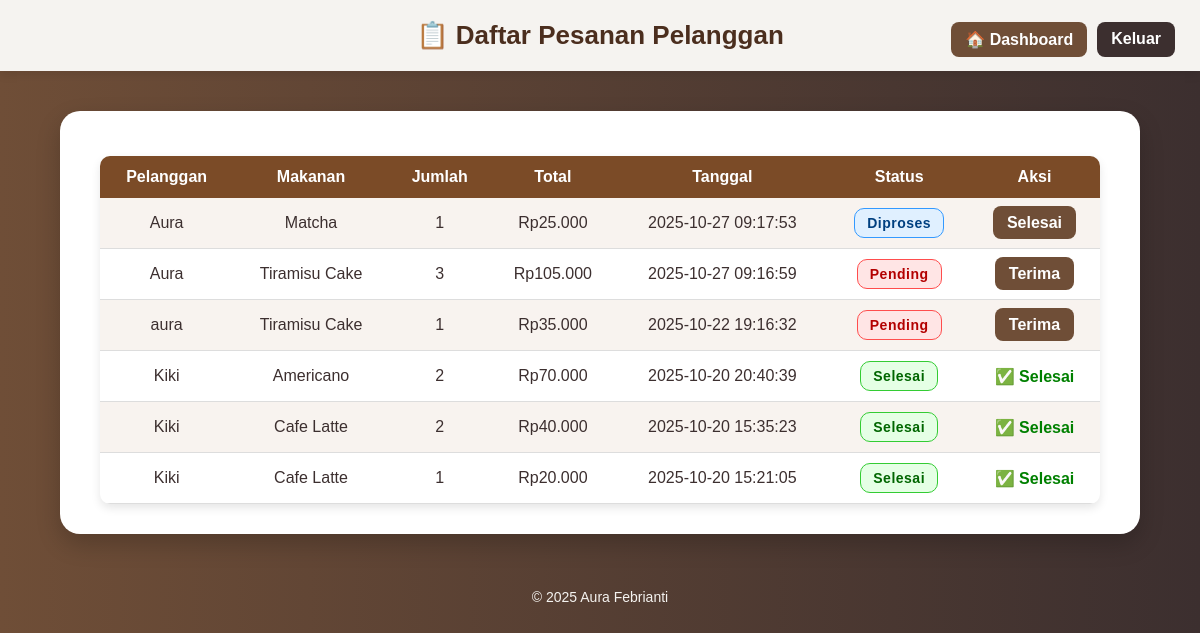
The app's page /admin/orders.php (signed in) with its own data.
### tables this page shows
CREATE TABLE `orders` (
  `id` int(11) NOT NULL,
  `user_id` int(11) DEFAULT NULL,
  `menu_id` int(11) DEFAULT NULL,
  `quantity` int(11) DEFAULT NULL,
  `total_price` decimal(10,2) DEFAULT NULL,
  `order_date` datetime DEFAULT current_timestamp(),
  `status` enum('pending','diproses','selesai') DEFAULT 'pending'
);

CREATE TABLE `users` (
  `id` int(11) NOT NULL,
  `name` varchar(100) DEFAULT NULL,
  `email` varchar(100) DEFAULT NULL,
  `password` varchar(255) DEFAULT NULL,
  `role` enum('admin','customer') DEFAULT 'customer'
);

CREATE TABLE `menu` (
  `id` int(11) NOT NULL,
  `name` varchar(100) DEFAULT NULL,
  `category` varchar(50) DEFAULT NULL,
  `price` decimal(10,2) DEFAULT NULL,
  `image` varchar(255) DEFAULT NULL,
  `description` text DEFAULT NULL
);

### admin/orders.php (the view, shortened to what this page needs)
<?php
include '../config/db.php';
$orders = mysqli_query($conn, "
    SELECT o.*, u.name AS customer, m.name AS menu_name
    FROM orders o
    JOIN users u ON o.user_id=u.id
    JOIN menu m ON o.menu_id=m.id
    ORDER BY o.id DESC
");
?>
<!DOCTYPE html>
<html lang="id">
<head>
</head>
<body>
<div class="header">
    <h2>📋 Daftar Pesanan Pelanggan</h2>
    <div class="btn-container">
        <a href="index.php" class="btn">🏠 Dashboard</a>
        <a href="../logout.php" class="btn logout" onclick="return confirm('Anda yakin ingin keluar dari akun?')">Keluar</a>
    </div>
</div>
<div class="container">
    <table>
        <tr>
            <th>Pelanggan</th>
            <th>Makanan</th>
            <th>Jumlah</th>
            <th>Total</th>
            <th>Tanggal</th>
            <th>Status</th>
            <th>Aksi</th>
        </tr>
        <?php while($r = mysqli_fetch_assoc($orders)) { ?>
        <tr>
            <td><?= htmlspecialchars($r['customer']) ?></td>
            <td><?= htmlspecialchars($r['menu_name']) ?></td>
            <td><?= $r['quantity'] ?></td>
            <td>Rp<?= number_format($r['total_price'], 0, ',', '.') ?></td>
            <td><?= $r['order_date'] ?></td>
            <td>
                <span class="status <?= $r['status'] ?>">
                    <?= htmlspecialchars($r['status']) ?>
                </span>
            </td>
            <td>
                <?php if ($r['status'] == 'pending') { ?>
                    <a class="btn" href="?update=<?= $r['id'] ?>&status=diproses" onclick="return confirm('Terima pesanan ini?')">Terima</a>
                <?php } elseif ($r['status'] == 'diproses') { ?>
                    <a class="btn" href="?update=<?= $r['id'] ?>&status=selesai" onclick="return confirm('Tandai pesanan selesai?')">Selesai</a>
                <?php } else { ?>
                    ✅ <span style="color:green;font-weight:bold;">Selesai</span>
                <?php } ?>
            </td>
        </tr>
        <?php } ?>
    </table>
</div>
<footer>
    &copy; <?= date('Y'); ?> Aura Febrianti
</footer>
</body>
</html>

### admin/orders.php (style rules this page uses)
body { font-family: 'Poppins', sans-serif; background: linear-gradient(to right, #6f4e37, #3c2f2f); margin: 0; padding: 0; color: #2b1d13; }
.header { background: #f5f3f0; color: #4b2e1e; padding: 20px; text-align: center; position: relative; box-shadow: 0 3px 10px rgba(0,0,0,0.1); }
.header h2 { margin: 0; font-size: 26px; }
.btn-container { position: absolute; right: 25px; top: 22px; display: flex; gap: 10px; }
.btn { background: #6f4e37; color: white; padding: 8px 14px; border-radius: 8px; text-decoration: none; font-weight: 600; transition: background-color 0.3s, transform 0.2s; }
.logout { background: #3c2f2f; }
.container { background: #fff; margin: 40px auto; padding: 30px 40px; border-radius: 20px; width: 90%; max-width: 1000px; box-shadow: 0 10px 25px rgba(0,0,0,0.2); }
table { width: 100%; border-collapse: collapse; margin-top: 15px; background: white; border-radius: 10px; overflow: hidden; box-shadow: 0 4px 10px rgba(0,0,0,0.1); }
table th { background: #7b4b27; color: #fff; padding: 12px; text-align: center; }
table td { padding: 10px; text-align: center; border-bottom: 1px solid #ddd; color: #3c2f2f; }
th { background: #6f4e37; color: white; font-size: 16px; }
tr:nth-child(even) { background: #f8f3ef; }
.status { font-weight: bold; text-transform: capitalize; padding: 6px 12px; border-radius: 10px; display: inline-block; font-size: 14px; letter-spacing: 0.5px; transition: all 0.3s ease; }
.status.pending { background: #ffe5e5; color: #b30000; border: 1px solid #ff4d4d; }
.status.diproses { background: #e0f0ff; color: #004080; border: 1px solid #3399ff; }
.status.selesai { background: #e5ffe5; color: #006600; border: 1px solid #33cc33; }
footer { text-align: center; padding: 15px; color: #f5f3f0; font-size: 14px; }

### records on screen
orders: user.name "Aura", menu.name "Matcha", quantity "1", total_price "25.000", order_date "2025-10-27 09:17:53", status "Diproses"
orders: user.name "Aura", menu.name "Tiramisu Cake", quantity "3", total_price "105.000", order_date "2025-10-27 09:16:59", status "Pending"
orders: user.name "aura", menu.name "Tiramisu Cake", quantity "1", total_price "35.000", order_date "2025-10-22 19:16:32", status "Pending"
orders: user.name "Kiki", menu.name "Americano", quantity "2", total_price "70.000", order_date "2025-10-20 20:40:39", status "Selesai"
orders: user.name "Kiki", menu.name "Cafe Latte", quantity "2", total_price "40.000", order_date "2025-10-20 15:35:23", status "Selesai"
orders: user.name "Kiki", menu.name "Cafe Latte", quantity "1", total_price "20.000", order_date "2025-10-20 15:21:05", status "Selesai"
